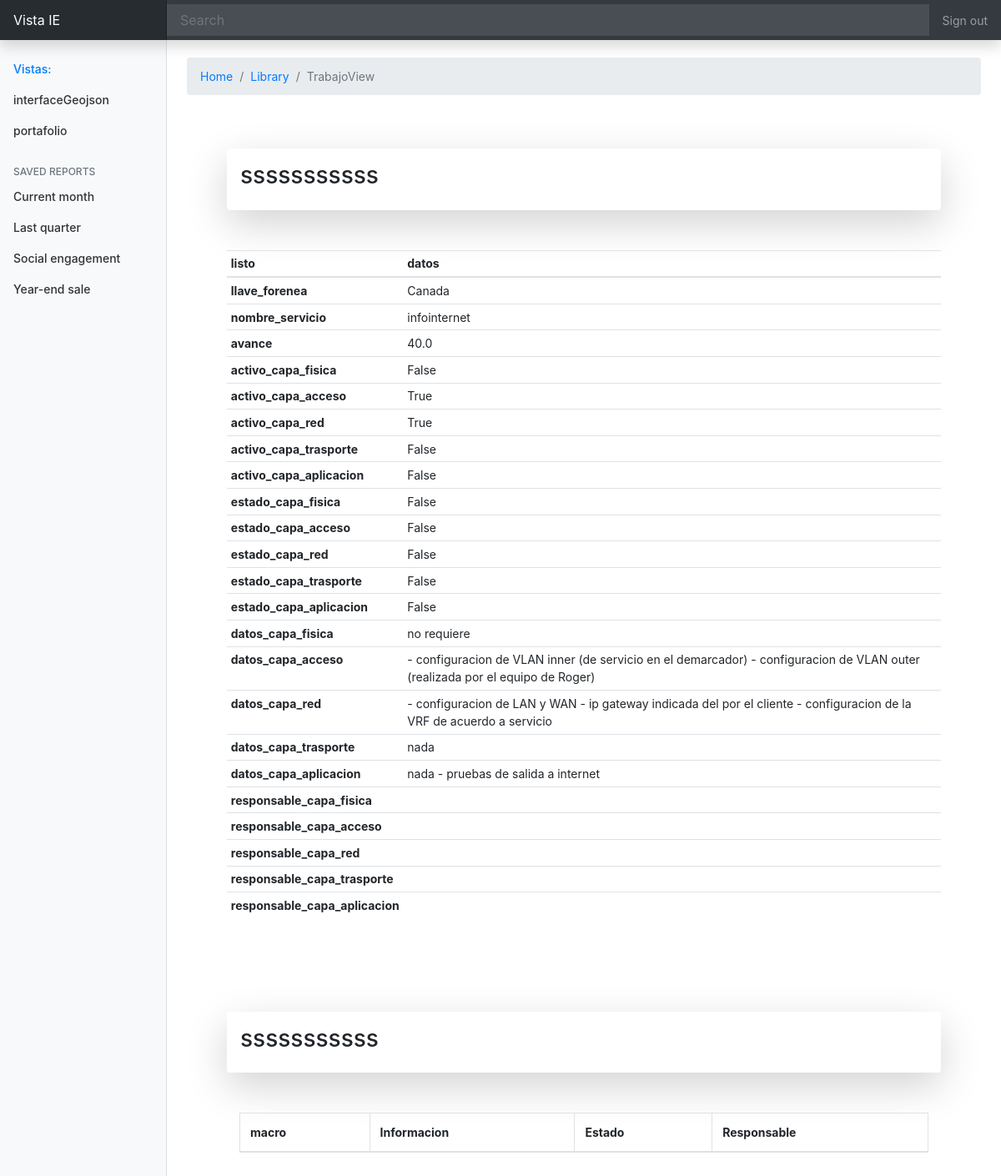
The page /polls/1/trabajo/ on the database its author committed.
### polls/models.py (models this page shows, shortened)
class Trabajo(models.Model):
    llave_forenea = models.ForeignKey(Sede, on_delete=models.CASCADE, default='0')
    nombre_servicio = models.CharField(max_length=100, default='')
    avance = models.FloatField(default=0)
    activo_capa_fisica = models.BooleanField(default=False)
    activo_capa_acceso = models.BooleanField(default=False)
    activo_capa_red = models.BooleanField(default=False)
    activo_capa_trasporte = models.BooleanField(default=False)
    activo_capa_aplicacion = models.BooleanField(default=False)
    estado_capa_fisica = models.BooleanField(default=False)
    estado_capa_acceso = models.BooleanField(default=False)
    estado_capa_red = models.BooleanField(default=False)
    estado_capa_trasporte = models.BooleanField(default=False)
    estado_capa_aplicacion = models.BooleanField(default=False)
    datos_capa_fisica = models.TextField(default='')
    datos_capa_acceso = models.TextField(default='')
    datos_capa_red = models.TextField(default='')
    datos_capa_trasporte = models.TextField(default='')
    datos_capa_aplicacion = models.TextField(default='')
    responsable_capa_fisica = models.CharField(max_length=100, default='')
    responsable_capa_acceso = models.CharField(max_length=100, default='')
    responsable_capa_red = models.CharField(max_length=100, default='')
    responsable_capa_trasporte = models.CharField(max_length=100, default='')
    responsable_capa_aplicacion = models.CharField(max_length=100, default='')

class Sede(models.Model):
    llave_forenea = models.ForeignKey(Proyecto, on_delete=models.CASCADE, default='0')
    nombre = models.CharField(max_length=100, default='')
    coordenada_longitud = models.FloatField(default=0)
    coordenada_latitud = models.FloatField(default=0)
    situacion = models.CharField(max_length=100, default='')
    contrata_equipo = models.CharField(max_length=100, default='')
    contrata_acceso = models.CharField(max_length=100, default='')
    finalizado = models.BooleanField(default=False)
    def __str__(self):
        return self.nombre

### polls/views.py (the view)
# urls.py: path('<int:pk>/trabajo/', views.TrabajoView.as_view(), name='trabajo'),
class TrabajoView(generic.DetailView):
    model = Trabajo
    template_name = 'polls/trabajo.html'
    def get_context_data(self, **kwargs):
        context = super().get_context_data(**kwargs)
        a = 0
        ww = self.get_object()
        if ww.activo_capa_fisica:
            a += 1
        if ww.activo_capa_acceso:
            a += 1
        if ww.activo_capa_red:
            a += 1
        if ww.activo_capa_trasporte:
            a += 1
        if ww.activo_capa_aplicacion:
            a += 1
        ww.avance = a/5*100
        ww.save()
        context['avance'] = a/5*100
        return context

### polls/templates/polls/trabajo.html (shortened to what this page needs)
{% extends "base.html" %}
{% load static %}
{% block identificador %}
TrabajoView
{% endblock %}
{% block bloque_1 %}
<div class="p-5">
    <div class="shadow-lg p-3 mb-5 bg-white rounded">
        <h3>sssssssssss</h3>
    </div>
    <table class="table table-sm">
        <thead>
            <tr>
                <th scope="col">listo</th>
                <th scope="col">datos</th>
            </tr>
        </thead>
        <tbody>
            <tr>
                <th scope="row">llave_forenea</th>
                <td>{{ trabajo.llave_forenea }}</td>
            </tr>
            <tr>
                <th scope="row">nombre_servicio</th>
                <td>{{ trabajo.nombre_servicio }}</td>
            </tr>
            <tr>
                <th scope="row">avance</th>
                <td>{{ trabajo.avance }}</td>
            </tr>
            <tr>
                <th scope="row">activo_capa_fisica</th>
                <td>{{ trabajo.activo_capa_fisica }}</td>
            </tr>
            <tr>
                <th scope="row">activo_capa_acceso</th>
                <td>{{ trabajo.activo_capa_acceso }}</td>
            </tr>
            <tr>
                <th scope="row">activo_capa_red</th>
                <td>{{ trabajo.activo_capa_red }}</td>
            </tr>
            <tr>
                <th scope="row">activo_capa_trasporte</th>
                <td>{{ trabajo.activo_capa_trasporte }}</td>
            </tr>
            <tr>
                <th scope="row">activo_capa_aplicacion</th>
                <td>{{ trabajo.activo_capa_aplicacion }}</td>
            </tr>
            <tr>
                <th scope="row">estado_capa_fisica</th>
                <td>{{ trabajo.estado_capa_fisica }}</td>
            </tr>
            <tr>
                <th scope="row">estado_capa_acceso</th>
                <td>{{ trabajo.estado_capa_acceso }}</td>
            </tr>
            <tr>
                <th scope="row">estado_capa_red</th>
                <td>{{ trabajo.estado_capa_red }}</td>
            </tr>
            <tr>
                <th scope="row">estado_capa_trasporte</th>
                <td>{{ trabajo.estado_capa_trasporte }}</td>
            </tr>
            <tr>
                <th scope="row">estado_capa_aplicacion</th>
                <td>{{ trabajo.estado_capa_aplicacion }}</td>
            </tr>
            <tr>
                <th scope="row">datos_capa_fisica</th>
                <td>{{ trabajo.datos_capa_fisica }}</td>
            </tr>
            <tr>
                <th scope="row">datos_capa_acceso</th>
                <td>{{ trabajo.datos_capa_acceso }}</td>
            </tr>
            <tr>
                <th scope="row">datos_capa_red</th>
                <td>{{ trabajo.datos_capa_red }}</td>
            </tr>
            <tr>
                <th scope="row">datos_capa_trasporte</th>
                <td>{{ trabajo.datos_capa_trasporte }}</td>
            </tr>
            <tr>
                <th scope="row">datos_capa_aplicacion</th>
                <td>{{ trabajo.datos_capa_aplicacion }}</td>
            </tr>
            <tr>
                <th scope="row">responsable_capa_fisica</th>
                <td>{{ trabajo.responsable_capa_fisica }}</td>
            </tr>
            <tr>
                <th scope="row">responsable_capa_acceso</th>
                <td>{{ trabajo.responsable_capa_acceso }}</td>
            </tr>
            <tr>
                <th scope="row">responsable_capa_red</th>
                <td>{{ trabajo.responsable_capa_red }}</td>
            </tr>
            <tr>
                <th scope="row">responsable_capa_trasporte</th>
                <td>{{ trabajo.responsable_capa_trasporte }}</td>
            </tr>
            <tr>
                <th scope="row">responsable_capa_aplicacion</th>
                <td>{{ trabajo.responsable_capa_aplicacion }}</td>
            </tr>
        </tbody>
    </table>
</div>
<div class="p-5">
    <div class="shadow-lg p-3 mb-5 bg-white rounded">
        <h3>sssssssssss</h3>
    </div>
    <div class="container">
        <table class="table table-bordered">
            <thead>
                <tr>
                    <th scope="col">macro</th>
                    <th scope="col">Informacion</th>
                    <th scope="col">Estado</th>
                    <th scope="col">Responsable</th>
                </tr>
            </thead>
        </table>
    </div>
</div>
{% endblock %}

### polls/static/polls/dashboard/dashboard.css (style rules this page uses)
body { font-size: .875rem; }

### rows shown on the page
Trabajo: llave_forenea "Canada", nombre_servicio "infointernet", avance "40.0", activo_capa_fisica "False", activo_capa_acceso "True", activo_capa_red "True", activo_capa_trasporte "False", activo_capa_aplicacion "False", estado_capa_fisica "False", estado_capa_acceso "False", estado_capa_red "False", estado_capa_trasporte "False", estado_capa_aplicacion "False", datos_capa_fisica "no requiere", datos_capa_acceso "- configuracion de VLAN inner (de servicio en el demarcador) - configuracion de VLAN outer (realizada por el equipo de Roger)", datos_capa_red "- configuracion de LAN y WAN - ip gateway indicada del por el cliente - configuracion de la VRF de acuerdo a servicio", datos_capa_trasporte "nada", datos_capa_aplicacion "nada - pruebas de salida a internet"
